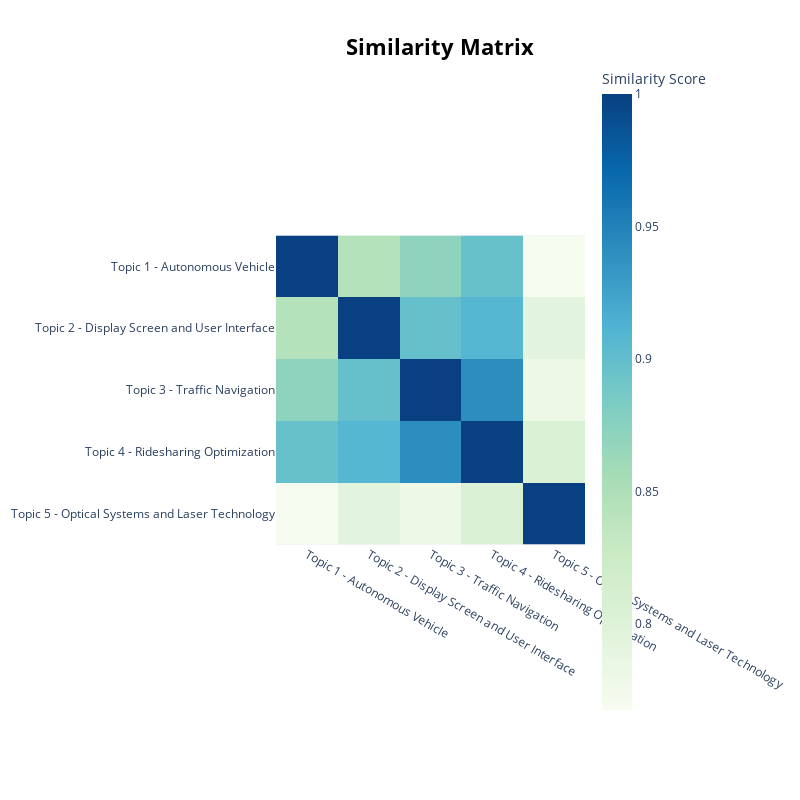

The code cell stored with this chart in its notebook:
### Code cell
topic_model.visualize_heatmap(n_clusters=4, custom_labels=True)

### Figure 1 — Plotly figure (JSON) as saved in the notebook; plotly's stock layout.template omitted (floating-point values rounded to 4 significant figures)
{"data": [{"coloraxis": "coloraxis", "hovertemplate": "x: %{x}<br>y: %{y}<br>Similarity Score: %{z}<extra></extra>", "name": "0", "type": "heatmap", "x": ["Topic 1 - Autonomous Vehicle", "Topic 2 - Display Screen and User Interface", "Topic 3 - Traffic Navigation", "Topic 4 - Ridesharing Optimization", "Topic 5 - Optical Systems and Laser Technology"], "xaxis": "x", "y": ["Topic 1 - Autonomous Vehicle", "Topic 2 - Display Screen and User Interface", "Topic 3 - Traffic Navigation", "Topic 4 - Ridesharing Optimization", "Topic 5 - Optical Systems and Laser Technology"], "yaxis": "y", "z": [[1, 0.8452, 0.8717, 0.8968, 0.7676], [0.8452, 1.0, 0.8976, 0.9084, 0.7943], [0.8717, 0.8976, 1.0, 0.9409, 0.7803], [0.8968, 0.9084, 0.9409, 1.0, 0.8032], [0.7676, 0.7943, 0.7803, 0.8032, 1]]}], "layout": {"coloraxis": {"colorbar": {"title": {"text": "Similarity Score"}}, "colorscale": [[0, "rgb(247,252,240)"], [0.125, "rgb(224,243,219)"], [0.25, "rgb(204,235,197)"], [0.375, "rgb(168,221,181)"], [0.5, "rgb(123,204,196)"], [0.625, "rgb(78,179,211)"], [0.75, "rgb(43,140,190)"], [0.875, "rgb(8,104,172)"], [1, "rgb(8,64,129)"]]}, "height": 800, "hoverlabel": {"bgcolor": "white", "font": {"family": "Rockwell", "size": 16}}, "legend": {"title": {"text": "Trend"}}, "margin": {"t": 60}, "showlegend": true, "title": {"font": {"color": "Black", "size": 22}, "text": "<b>Similarity Matrix</b>", "x": 0.55, "xanchor": "center", "y": 0.95, "yanchor": "top"}, "width": 800, "xaxis": {"anchor": "y", "constrain": "domain", "domain": [0, 1], "scaleanchor": "y"}, "yaxis": {"anchor": "x", "autorange": "reversed", "constrain": "domain", "domain": [0, 1]}}}
